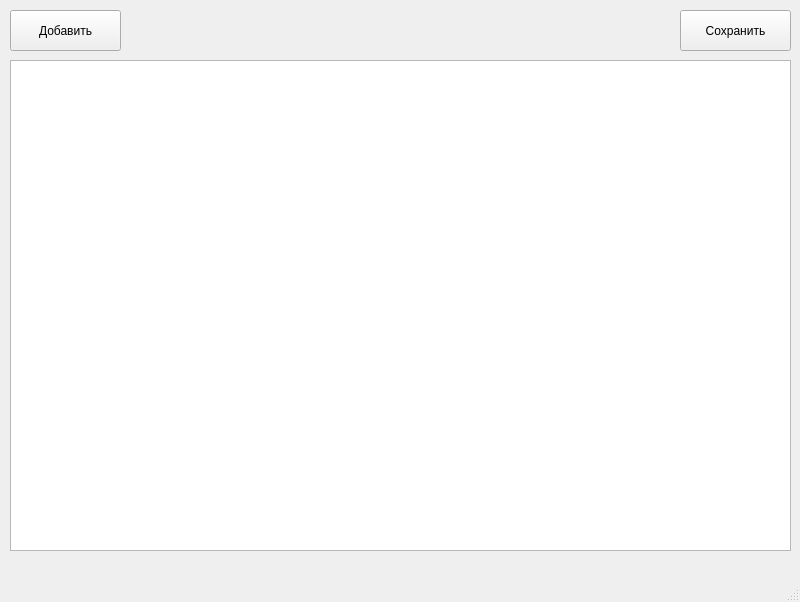
<?xml version="1.0" encoding="UTF-8"?>
<ui version="4.0">
 <class>MainWindow</class>
 <widget class="QMainWindow" name="MainWindow">
  <property name="geometry">
   <rect>
    <x>0</x>
    <y>0</y>
    <width>800</width>
    <height>602</height>
   </rect>
  </property>
  <property name="windowTitle">
   <string>MainWindow</string>
  </property>
  <widget class="QWidget" name="centralwidget">
   <widget class="QPushButton" name="pb_add">
    <property name="geometry">
     <rect>
      <x>10</x>
      <y>10</y>
      <width>111</width>
      <height>41</height>
     </rect>
    </property>
    <property name="text">
     <string>Добавить</string>
    </property>
   </widget>
   <widget class="QPushButton" name="pb_save">
    <property name="geometry">
     <rect>
      <x>680</x>
      <y>10</y>
      <width>111</width>
      <height>41</height>
     </rect>
    </property>
    <property name="text">
     <string>Сохранить</string>
    </property>
   </widget>
   <widget class="QTableWidget" name="table_edit">
    <property name="geometry">
     <rect>
      <x>10</x>
      <y>60</y>
      <width>781</width>
      <height>491</height>
     </rect>
    </property>
   </widget>
   <widget class="QLabel" name="lbl">
    <property name="geometry">
     <rect>
      <x>140</x>
      <y>10</y>
      <width>201</width>
      <height>41</height>
     </rect>
    </property>
    <property name="text">
     <string/>
    </property>
   </widget>
  </widget>
  <widget class="QMenuBar" name="menubar">
   <property name="geometry">
    <rect>
     <x>0</x>
     <y>0</y>
     <width>800</width>
     <height>26</height>
    </rect>
   </property>
  </widget>
  <widget class="QStatusBar" name="statusbar"/>
 </widget>
 <resources/>
 <connections/>
</ui>
